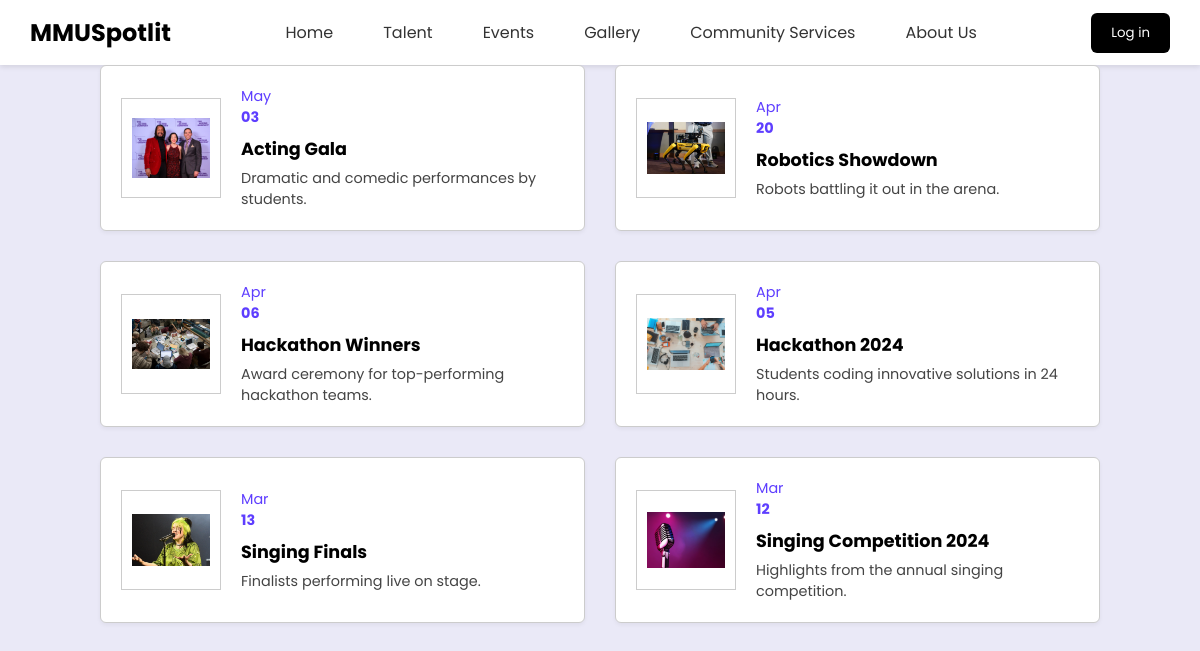
The app's page /php/gallery.php with its own data.
### tables this page shows
CREATE TABLE `gallery` (
  `galleryID` int(11) NOT NULL,
  `media_title` varchar(200) DEFAULT NULL,
  `media_desc` varchar(500) DEFAULT NULL,
  `media_type` varchar(100) DEFAULT NULL,
  `media_date` date DEFAULT NULL,
  `gallery_pic` varchar(255) DEFAULT NULL
);

### php/gallery.php (the view, shortened to what this page needs)
<!DOCTYPE html>
<html lang="en">
<head>
  <link rel="stylesheet" href="../css/dashboard.css">
  <link rel="stylesheet" href="../css/gallery.css">
</head>
<body>
    <?php include 'header.php'; ?>
  <div class="card-grid">
    <?php
include 'db_conn.php';
$sql = "SELECT * FROM gallery ORDER BY media_date DESC LIMIT 6";
$result = $conn->query($sql);
if ($result && $result->num_rows > 0) {
  while ($row = $result->fetch_assoc()) {
    $month = date('M', strtotime($row['media_date']));
    $day = date('d', strtotime($row['media_date']));
    echo '
      <div class="card">
        <div class="card-image">
          <img src="' . $row['gallery_pic'] . '" alt="' . htmlspecialchars($row['media_title']) . '" />
        </div>
        <div class="card-content">
          <span class="card-date">' . $month . '<br><strong>' . $day . '</strong></span>
          <h3 class="card-title">' . htmlspecialchars($row['media_title']) . '</h3>
          <p class="card-details">' . htmlspecialchars($row['media_desc']) . '</p>
        </div>
      </div>
    ';
  }
} else {
  echo '<p style="text-align:center;">No gallery items found.</p>';
}
    ?>
  </div>
</body>
</html>

### php/header.php (shortened to what this page needs)
<link rel="stylesheet" href="../css/dashboard.css" />
<header>
<nav>
    <div class="navheader">
        <div class="navlogo">
            <a href="#">MMU<span>Spotlit</span></a>
        </div>
        <ul class="navlinks" id="nav-links">
            <li><a href="../php/dashboard.php">Home</a></li>
            <li><a href="../php/talent.php">Talent</a></li>
            <li><a href="#">Events</a></li>
            <li><a href="../php/gallery.php">Gallery</a></li>
            <li><a href="#">Community Services</a></li>
            <li class="dropdown">
                <a href="../php/about.php">About Us</a>
            </li>
        </ul>
        <button type="submit" class="loginbtn">Log in</button>
    </div>
</nav>
</header>

### css/dashboard.css (style rules this page uses)
* { font-family: 'Poppins', sans-serif; margin: 0; padding: 0; }
html, body { height: 100%; margin: 0; padding: 0; }
body { display: flex; flex-direction: column; min-height: 100vh; background: #eae9f7; }
.navheader { display: flex; align-items: center; justify-content: space-between; padding: 10px 30px; background-color: #fff; box-shadow: 0 2px 5px rgba(0, 0, 0, 0.1); }
.navlogo a { font-weight: bold; font-size: 1.5rem; color: #000; text-decoration: none; }
.navlinks { list-style: none; display: flex; gap: 20px; align-items: center; }
.navlinks li { position: relative; }
.navlinks a { text-decoration: none; color: #333; padding: 10px 15px; display: block; }
.loginbtn { background-color: #000000; color: white; padding: 10px 20px; border: none; border-radius: 6px; cursor: pointer; }

### css/gallery.css (style rules this page uses)
* { box-sizing: border-box; margin: 0; padding: 0; font-family: 'Poppins', Arial, sans-serif; }
body { background-color: #f7f9fa; padding: 40px; }
.card-grid { display: grid; grid-template-columns: repeat(2, 1fr); gap: 30px; max-width: 1000px; margin: 0 auto; }
.card { display: flex; background: #fff; border: 1px solid #ccc; border-radius: 6px; overflow: hidden; box-shadow: 0 2px 4px rgba(0,0,0,0.05); padding: 20px; align-items: center; transition: transform 0.2s ease; }
.card-image { flex: 0 0 100px; height: 100px; border: 1px solid #ccc; display: flex; align-items: center; justify-content: center; margin-right: 20px; }
.card-image img { max-width: 80%; max-height: 80%; }
.card-content { flex: 1; }
.card-date { color: #5e3eff; font-size: 0.9rem; display: inline-block; margin-bottom: 8px; }
.card-title { font-size: 1.1rem; font-weight: bold; margin-bottom: 6px; }
.card-details { font-size: 0.9rem; color: #444; }

### records on screen
gallery: gallery_pic (picture), media_date "May", media_date "03", media_title "Acting Gala", media_desc "Dramatic and comedic performances by students."
gallery: gallery_pic (picture), media_date "Apr", media_date "20", media_title "Robotics Showdown", media_desc "Robots battling it out in the arena."
gallery: gallery_pic (picture), media_date "Apr", media_date "06", media_title "Hackathon Winners", media_desc "Award ceremony for top-performing hackathon teams."
gallery: gallery_pic (picture), media_date "Apr", media_date "05", media_title "Hackathon 2024", media_desc "Students coding innovative solutions in 24 hours."
gallery: gallery_pic (picture), media_date "Mar", media_date "13", media_title "Singing Finals", media_desc "Finalists performing live on stage."
gallery: gallery_pic (picture), media_date "Mar", media_date "12", media_title "Singing Competition 2024", media_desc "Highlights from the annual singing competition."
